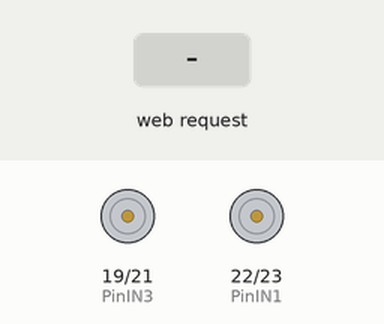
A sketch run on a simulated ESP32. Parts: motor-driver pin pairs drawn as motors (green arrow = first pin HIGH = forward, orange = second pin HIGH = backward, longer = more drive). The test bench sets the inputs (shaded band). WiFi joins after 1.5 s; servers stay silent unless stated; what the sketch prints to the serial monitor is not drawn.

Above: at 2.7 s.
2.8 s: HTTP request GET /MotorHorario received
At 4.0 s:
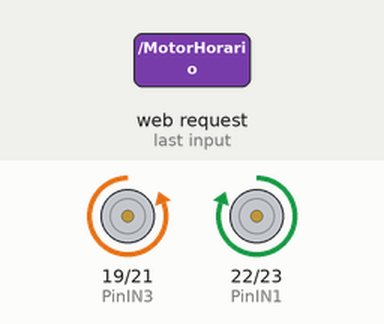
4.3 s: HTTP request GET /MotorAntihorario received
At 5.2 s:
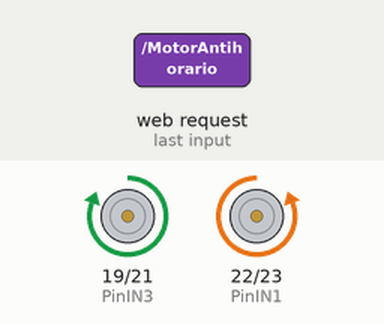
5.8 s: HTTP request GET /MotorVuelta1 received
At 6.3 s:
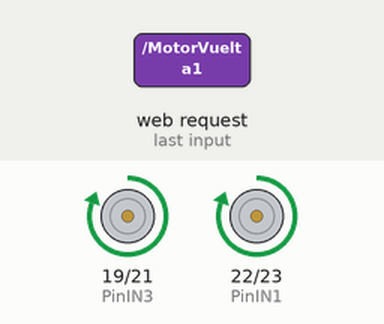
7.3 s: HTTP request GET /MotorVuelta2 received
At 8.7 s:
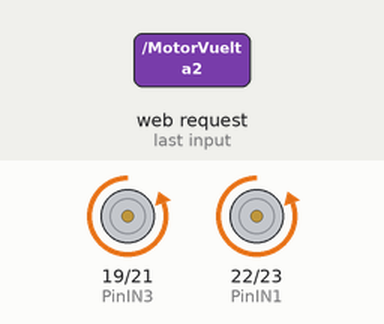
Timing chart, 0 to 9.8 s (numbered marks = the images above; inputs shaded):
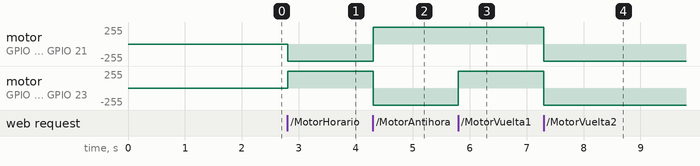

Measured:
- after the input at 2.8 s, motor on GPIO 19 (PinIN3) / GPIO 21 (PinIN4): stopped → backward 255/255 at once; motor on GPIO 22 (PinIN1) / GPIO 23 (PinIN2): stopped → forward 255/255 at once
- after the input at 4.3 s, motor on GPIO 19 (PinIN3) / GPIO 21 (PinIN4): backward 255/255 → forward 255/255 at once; motor on GPIO 22 (PinIN1) / GPIO 23 (PinIN2): forward 255/255 → backward 255/255 at once
- after the input at 5.8 s, motor on GPIO 22 (PinIN1) / GPIO 23 (PinIN2): backward 255/255 → forward 255/255 at once
- after the input at 7.3 s, motor on GPIO 19 (PinIN3) / GPIO 21 (PinIN4), motor on GPIO 22 (PinIN1) / GPIO 23 (PinIN2): forward 255/255 → backward 255/255 at once

The sketch:

CarritoWeb.ino
```cpp
#include <WiFi.h>

//------------------Servidor Web en puerto 80---------------------

WiFiServer server(80);

//---------------------Credenciales de WiFi-----------------------

const char* ssid     =  "INFINITUMA8A2_2.4";
const char* password = "svh2m2h23W";


//---------------------VARIABLES GLOBALES-------------------------
int contconexion = 0;

String header; // Variable para guardar el HTTP request


const int PinIN1 = 22;//entradas del aurduino
const int PinIN2 = 23;
const int PinIN3 = 19;
const int PinIN4 = 21;

//------------------------CODIGO HTML------------------------------
String pagina ="<!Doctype html>"
"<html lang='es'>"
    "<head>"
    "<meta charset='utf-8'>"
"<meta name='viewport' content='width-device-width, user-scalable=no, initial-scale=1, maximum-scale=1, minumum-scale=1'>"
        "<title></title>"
    "<link rel='stylesheet' href='estilos/estilos.css'>"
        "<!--Libreria para grafico-->"
        "<script src='https://cdnjs.cloudflare.com/ajax/libs/Chart.js/2.9.4/Chart.js' integrity='sha512-hZf9Qhp3rlDJBvAKvmiG+goaaKRZA6LKUO35oK6EsM0/kjPK32Yw7URqrq3Q+Nvbbt8Usss+IekL7CRn83dYmw==' crossorigin='anonymous'></script>"
    "</head>"
    "<body>"
       "<header class='header'>"
       "<div class='contenedor'>"
           "<h1 class='titulo'>ROBOT EXPLORADOR</h1>"
        "<span class=icon-menu id='btn-menu'></span>"
           "<nav class='nav' id='nav'>"
           "<ul class='menu'>"
            "<li class='menu__item'><a class='menu__link select' href='index.html'>Inicio</a></li>"
            "<li class='menu__item'><a class='menu__link' href='Noticias.html'>Noticias</a></li>"
            "<li class='menu__item'><a class='menu__link' href=''>Desarrolladores</a></li>"
            "<li class='menu__item'><a class='menu__link' href='Contacto.html'>Concacto</a></li>"
           "</ul>"
           "</nav>"
        "</div>"
    "</header>"
        "<div class='Controles'>"
        "<input type='button' class='botones' id='MotorHorario' value='↑'>"
         "<div class='Controles2'>"
        "<input type='button' class='botones' id='MotorVuelta1' value='←'>"
        "<input type='button' class='botones' id='MotorStop' value='‖'>"
        "<input type='button' class='botones' id='MotorVuelta2' value='→'>"
        "</div>"

        "<input type='button' class='botones' id='MotorAntihorario' value='↓'>"

     "</div>"
        "<div class='estadisticas'>"
        "<div class='tabla'>"
            "<h1 id='a'>Estadisticas de Velocidad</h1>"
            "<canvas id='myChart' width='600'></canvas>"
            "</div>"
        "<div class='atributo'>"
            "<h1>Temperatura</h1>"
            "<div class='Contenedorpe'>"
            "<h2>38°C</h2></div>"
            "</div>"
        "</div>"

       "<footer class='footer'>"
      "<div class='contenedor'>"
        "<div class='social'>"
          "<a href='#' class='icon-facebook'></a>"
          "<a href='#' class='icon-twitter'></a>"
          "</div>"
        "</div>"

    "</footer>"
        "<script src='js/menu.js'></script>"
    "</body>"
    "<!--Script para grafico-->"
    "<script>"
        "var ctx = document.getElementById('myChart').getContext('2d');"
        "var myChart = new Chart(ctx, {"
        "type: 'line',"
        "data: {"
            "//labels: ['Red', 'Blue', 'Yellow', 'Green', 'Purple', 'Orange'],"
            "labels: ['', '', '', '', '', '', '', '', '', ''],"
            "datasets: [{"
                "label: 'Velocidad',"
                "data: [12, 19, 31, 53, 33, 21,13,75,23,43],"
               " backgroundColor: ["
                   " 'rgb(119, 27, 245)'"
              "  ],"
                "borderColor: ["
                    "'rgb(119, 27, 245)'"
               " ],"
               " borderWidth: 1"
            "}]"
       " },"
        "options: {"
            "scales: {"
               " yAxes: [{"
                  "  ticks: {"
                       " beginAtZero: true"
                  "  }"
               " }]"
            "}"
        "}"
   " });"
    "</script>"
"</html>";


//---------------------------SETUP--------------------------------
void setup() {
  Serial.begin(115200);
  Serial.println("");
  pinMode(PinIN1, OUTPUT);
  pinMode(PinIN2, OUTPUT);
  pinMode(PinIN3, OUTPUT);
  pinMode(PinIN4, OUTPUT);

  // Conexión WIFI
  WiFi.begin(ssid, password);
  //Cuenta hasta 50 si no se puede conectar lo cancela
  while (WiFi.status() != WL_CONNECTED and contconexion <50) {
    ++contconexion;
    delay(500);
    Serial.print(".");
  }
  if (contconexion <50) {
      Serial.println("");
      Serial.println("WiFi conectado");
      Serial.println(WiFi.localIP());
      server.begin(); // iniciamos el servidor
  }
  else {
      Serial.println("");
      Serial.println("Error de conexion");
  }
}

//----------------------------LOOP----------------------------------

void loop(){
  WiFiClient client = server.available();   // Escucha a los clientes entrantes

  if (client) {                             // Si se conecta un nuevo cliente
    Serial.println("New Client.");          //
    String currentLine = "";                //
    while (client.connected()) {            // loop mientras el cliente está conectado
      if (client.available()) {             // si hay bytes para leer desde el cliente
        char c = client.read();             // lee un byte
        Serial.write(c);                    // imprime ese byte en el monitor serial
        header += c;
        if (c == '\n') {                    // si el byte es un caracter de salto de linea
          // si la nueva linea está en blanco significa que es el fin del
          // HTTP request del cliente, entonces respondemos:
          if (currentLine.length() == 0) {
            client.println("HTTP/1.1 200 OK");
            client.println("Content-type:text/html");
            client.println("Connection: close");
            client.println();

            // enciende y apaga el GPIO
            if (header.indexOf("GET /MotorHorario") >= 0)
            {
              Serial.println("MotorHorario");
              MotorHorario();
            }
            else if (header.indexOf("GET /MotorAntihorario") >= 0)
            {
              Serial.println("MotorAntihorario");
              MotorAntihorario();
            }
            else if (header.indexOf("GET /MotorVuelta1") >= 0)
            {
              Serial.println("MotorVuelta1");
              MotorVuelta1();
            }
            else if (header.indexOf("GET /MotorVuelta2") >= 0)
            {
              Serial.println("MotorVuelta2");
              MotorVuelta2();
            }
            else if (header.indexOf("GET /MotorStop") >= 0)
            {
              Serial.println("MotorStop");
               MotorStop();
            }

            // Muestra la página web
            client.println(pagina);

            // la respuesta HTTP temina con una linea en blanco
            client.println();
            break;
          } else { // si tenemos una nueva linea limpiamos currentLine
            currentLine = "";
          }
        } else if (c != '\r') {  // si C es distinto al caracter de retorno de carro
          currentLine += c;      // lo agrega al final de currentLine
        }
      }
    }
    // Limpiamos la variable header
    header = "";
    // Cerramos la conexión
    client.stop();
    Serial.println("Client disconnected.");
    Serial.println("");
  }
}
//------------------Metodos del motor---------------------
void MotorHorario()
{
  digitalWrite (PinIN1, HIGH);
  digitalWrite (PinIN2, LOW);
  digitalWrite (PinIN4, HIGH);
  digitalWrite (PinIN3, LOW);
}
void MotorAntihorario()
{
  digitalWrite (PinIN1, LOW);
  digitalWrite (PinIN2, HIGH);
  digitalWrite (PinIN4, LOW);
  digitalWrite (PinIN3, HIGH);
}
void MotorVuelta1(){
  digitalWrite (PinIN1, HIGH);
  digitalWrite (PinIN2, LOW);
  digitalWrite (PinIN4, LOW);
  digitalWrite (PinIN3, HIGH);
}
void MotorVuelta2(){
  digitalWrite (PinIN1, LOW);
  digitalWrite (PinIN2, HIGH);
  digitalWrite (PinIN4, HIGH);
  digitalWrite (PinIN3, LOW);
}
void MotorStop()
{
  digitalWrite (PinIN1, LOW);
  digitalWrite (PinIN2, LOW);
  digitalWrite (PinIN3, LOW);
  digitalWrite (PinIN4, LOW);
}
```
